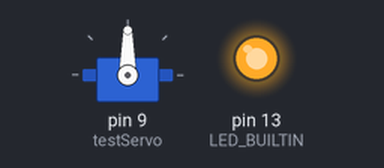
Simulated run of this sketch. Board: Arduino Uno, built with avr-gcc and run on an emulated ATmega328P. Parts: servo, output pins drawn as LEDs (lit = HIGH).

Above: at 0.55 s.
At 3.5 s:
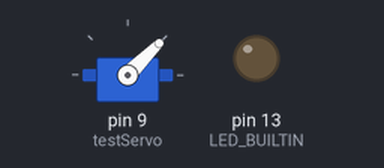
At 6.5 s:
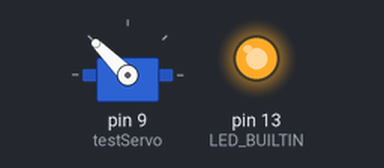
Timing chart, 0 to 8.3 s (numbered marks = the images above):
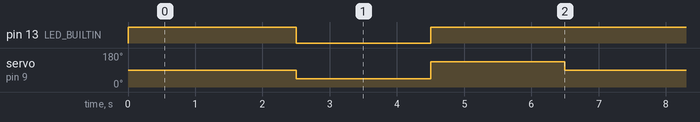

Measured:
- by itself, pin 13 (LED_BUILTIN): alternates HIGH for 4.0 s and LOW for 2.0 s
- by itself, servo on pin 9 (testServo): repeats every 6.0 s: 135° 2.0 s, 90° 2.0 s, 45° 2.0 s

The sketch:

Servo_test.ino
```cpp
#include <Servo.h>

Servo testServo;

void setup() {
  pinMode(LED_BUILTIN, OUTPUT);
  digitalWrite(LED_BUILTIN, HIGH);
  testServo.attach(9);
  testServo.write(90);
  delay(500);
}

void loop() {
  digitalWrite(LED_BUILTIN, HIGH);
  testServo.write(90);   // center
  delay(2000);
  digitalWrite(LED_BUILTIN, LOW);
  testServo.write(45);   // down
  delay(2000);
  digitalWrite(LED_BUILTIN, HIGH);
  testServo.write(135);  // up
  delay(2000);
  digitalWrite(LED_BUILTIN, LOW);
}
```
